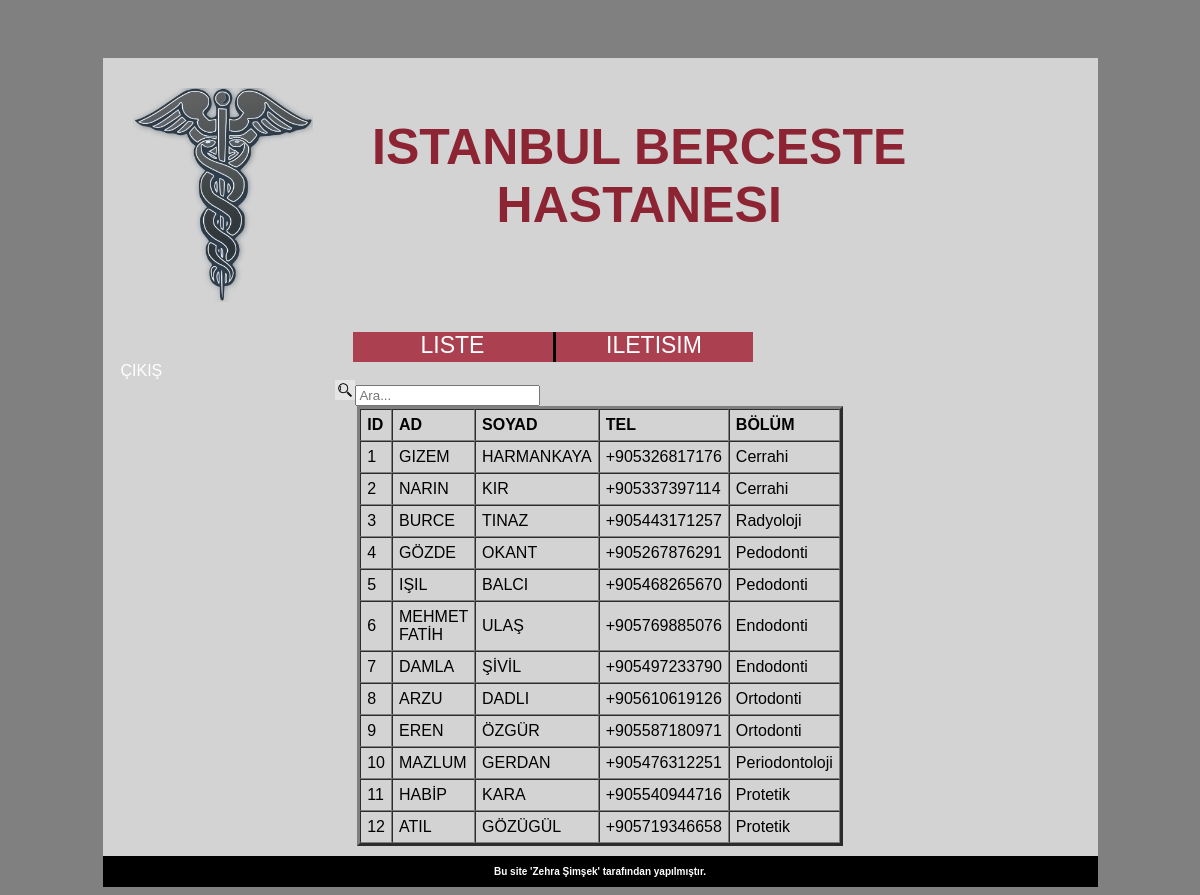
The page /iletisim.php on the database its author committed.
### tables this page shows
CREATE TABLE `doktor` (
  `Id` int(11) NOT NULL,
  `Name` text NOT NULL,
  `SurName` text NOT NULL,
  `Phone` varchar(13) NOT NULL,
  `Bolum` text NOT NULL
);

### iletisim.php (the view, shortened to what this page needs)
<?php
    include("dapi.php");
    $sorgu=$db->prepare('SELECT * FROM doktor');
    $sorgu->execute();
    $doktor=$sorgu-> fetchAll(PDO::FETCH_OBJ);
?>
<!doctype html>
<html lang="tr">
  <head>
    <link rel="stylesheet" href="css/styl.css" type="text/css" />
  </head>
  <body style="padding-top:50px;">
    <div id="wrapper">
        <div id="header">
            <img src="hp.png" width="180px" class="left">
            <div class="taCenter headerTitle">ISTANBUL BERCESTE HASTANESI</div>
        </div>
        <div id="myMenu" style="width:auto;">
                <ul>
                    <li><a href="index.php?url=liste">LISTE</a></li>
                    <li><a href="iletisim.php">ILETISIM</a></li>
                </ul>
                <div class="clear"><a href="cikis.php" onclick="if(!confirm('Çıkış yapacak mısınız?')) return false;">ÇIKIŞ</a></div>
            </div>
            <img width="20px" src="glass.jpg"><input type="text" id="ara" onkeyup="tabloarama()" placeholder="Ara..."><br>
        <table id="tableDoktor" border="3" cellspacing="0" cellpadding="6" align="center" style="height: 50px; width: 80px;">
			<tr>
			 <td><b>ID</b></td>
			 <td><b>AD</b></td>
			 <td><b>SOYAD</b></td>
			 <td><b>TEL</b></td>
			 <td><b>BÖLÜM</b></td>
			 </tr>
			 <?php
        foreach($doktor as $doktor){?>
          <tr>
          <td><?= $doktor->Id ?></td>
          <td><?= $doktor->Name ?></td>
          <td><?= $doktor->SurName ?></td>
          <td><?= $doktor->Phone ?></td>
          <td><?= $doktor->Bolum ?></td>
          </tr>
			 <?php } ?>
			</table>
  </body>
</html>

### css/styl.css (style rules this page uses)
body { background-color: gray; margin: 0 px; font-family: Verdana, Geneva, Tahoma, sans-serif; }
.left { float: left; }
.clear { clear: both; }
.taCenter { text-align: center; }
#wrapper { background-color: lightgray; width: 995px; margin: 0 auto ; }
#header { padding: 30px; }
.headerTitle { font-size: 50px; width:fit-content; font-weight: bold; color: #8c2433; margin-top: 30px; }
#myMenu > ul { padding: 0px; padding-left: 250px; margin: 0px; list-style-type: none; }
#myMenu a { color: white; padding: 10px; margin: 8px; width:auto; text-decoration: none; }
#myMenu > ul > li { box-sizing:border-box; box-shadow:#000; float: left; font-size: 23px; font-family:'Franklin Gothic Medium', 'Arial Narrow', Arial, sans-serif; text-align: center; background-color: #ab4050; height: 30px; width: 200px; padding: 0px 0px; margin: 0px; }
#myMenu >ul >li:not(:first-child) { border-left: 3px solid black; }
#footer { background-color: black; font-size: 10px; color: white; text-align: center; font-weight: bold; padding: 10px 3px; margin-top: 10px; }

### rows shown on the page
doktor: Id "1", Name "GIZEM", SurName "HARMANKAYA", Phone "+905326817176", Bolum "Cerrahi"
doktor: Id "2", Name "NARIN", SurName "KIR", Phone "+905337397114", Bolum "Cerrahi"
doktor: Id "3", Name "BURCE", SurName "TINAZ", Phone "+905443171257", Bolum "Radyoloji"
doktor: Id "4", Name "GÖZDE", SurName "OKANT", Phone "+905267876291", Bolum "Pedodonti"
doktor: Id "5", Name "IŞIL", SurName "BALCI", Phone "+905468265670", Bolum "Pedodonti"
doktor: Id "6", Name "MEHMET FATİH", SurName "ULAŞ", Phone "+905769885076", Bolum "Endodonti"
doktor: Id "7", Name "DAMLA", SurName "ŞİVİL", Phone "+905497233790", Bolum "Endodonti"
doktor: Id "8", Name "ARZU", SurName "DADLI", Phone "+905610619126", Bolum "Ortodonti"
doktor: Id "9", Name "EREN", SurName "ÖZGÜR", Phone "+905587180971", Bolum "Ortodonti"
doktor: Id "10", Name "MAZLUM", SurName "GERDAN", Phone "+905476312251", Bolum "Periodontoloji"
doktor: Id "11", Name "HABİP", SurName "KARA", Phone "+905540944716", Bolum "Protetik"
doktor: Id "12", Name "ATIL", SurName "GÖZÜGÜL", Phone "+905719346658", Bolum "Protetik"
